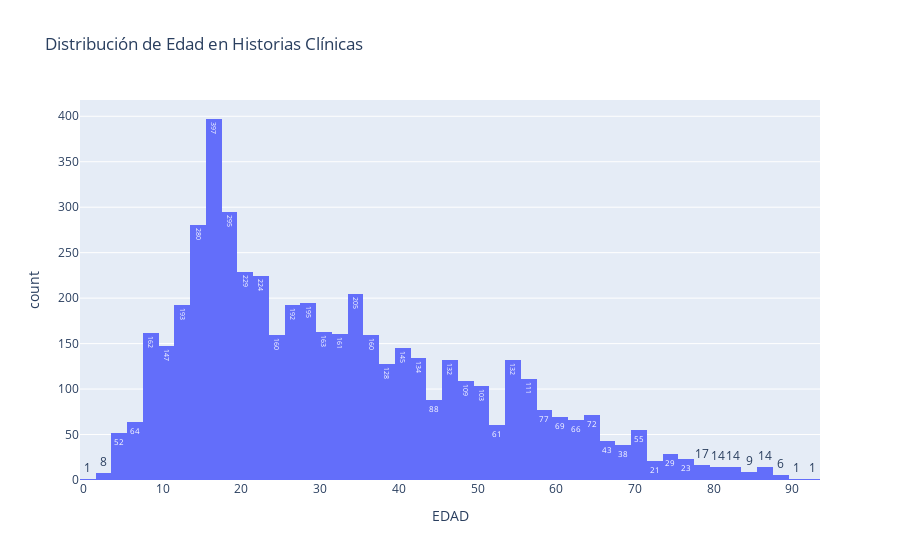

The code cell stored with this chart in its notebook:
### Code cell
#histrograma de edad
px.histogram(historias_clinicas, 
             x="EDAD", 
             title="Distribución de Edad en Historias Clínicas", 
            text_auto=True)

### Figure 1 — Plotly figure (JSON) as saved in the notebook; plotly's stock layout.template omitted (floating-point values rounded to 4 significant figures; data arrays with more than 128 entries replaced by an {"elided": "..."} marker saying what was removed)
{"data": [{"alignmentgroup": "True", "bingroup": "x", "hovertemplate": "EDAD=%{x}<br>count=%{y}<extra></extra>", "legendgroup": "", "marker": {"color": "#636efa", "pattern": {"shape": ""}}, "name": "", "offsetgroup": "", "orientation": "v", "showlegend": false, "texttemplate": "%{value}", "type": "histogram", "x": {"elided": "5000 int values"}, "xaxis": "x", "yaxis": "y"}], "layout": {"barmode": "relative", "legend": {"tracegroupgap": 0}, "title": {"text": "Distribución de Edad en Historias Clínicas"}, "xaxis": {"anchor": "y", "domain": [0, 1], "title": {"text": "EDAD"}}, "yaxis": {"anchor": "x", "domain": [0, 1], "title": {"text": "count"}}}}
